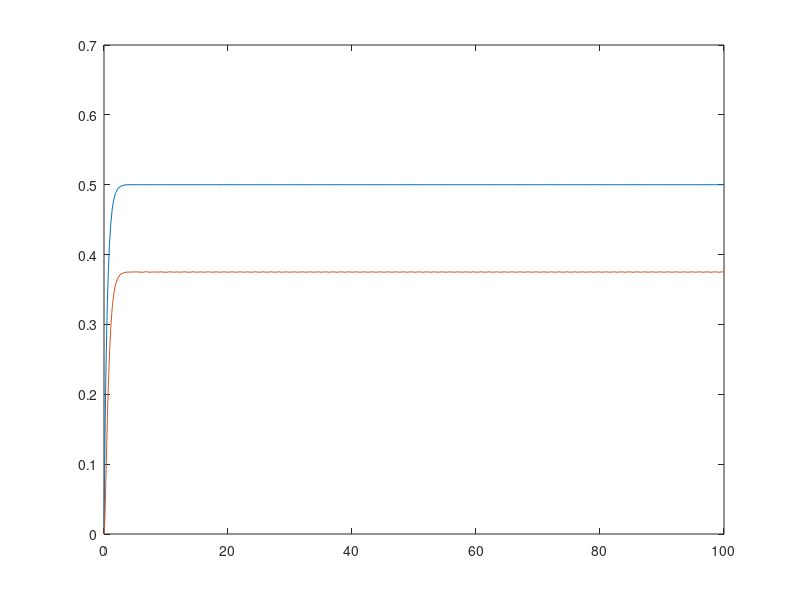

This chart was generated by the following MATLAB code: (Note: this script raises an error after producing the figure.)
%In class 21

% 1. Consider the system we discussed in class for a gene which is produced
% and degraded: dx/dt = k - d*x. Now consider that this gene turns on a
% second gene y, which also degrades so that its equation is 
% dy/dt = k2*x - d2*y. Choose some values for k,d,k2, and d2 and run a
% numerical simulation of this system for the case where both genes start
% out off ( x(0) = 0 and y(0) = 0). Plot the value of x and y in time and 
% explain your results. 

%dx = k-d*x, dy = k2*x-d2*y
%k = 1, d = 2, k2 = 3, d2 = 4

F = @(t,x) [1-2*x(1);3*x(1) - 4*x(2)]; 
Fresults = ode23(F, [0 100],[0,0]);
plot(Fresults.x, Fresults.y(1,:)); 
hold on;
plot(Fresults.x, Fresults.y(2,:)); 
hold off;

%The plot peaks quickly and then plateaus at 0.35 and 0.5, implying
%degradation at approximately t = 2 to t = 4.


% 2. Consider the following model: 
% dx/dt = y
% dy/dt = (1-x^2)*y - x
% write code that simulates this system for several different starting
% values of x and y. Plot the results and comment on them. 

F = @(t,x) [x(2);(1-x(1)^2)*x(2) - x(1)]; 

xstart = rand();
ystart = rand();
Fresults = ode23(F, [0 10],[xstart,ystart]);
figure;
plot(sol.x, sol.y(1,:));
hold on;
plot(sol.x, sol.y(2,:));
 
xstart = rand();
ystart = rand();
Fresults = ode23(F, [0 10],[xstart,ystart]);
figure;
plot(sol.x, sol.y(1,:));
hold on;
plot(sol.x, sol.y(2,:));

xstart = rand();
ystart = rand();
Fresults = ode23(F, [0 10],[xstart,ystart]);
figure;
plot(sol.x, sol.y(1,:));
hold on;
plot(sol.x, sol.y(2,:));

%There are variable results according to whether x is greater than y and
%vice versa.